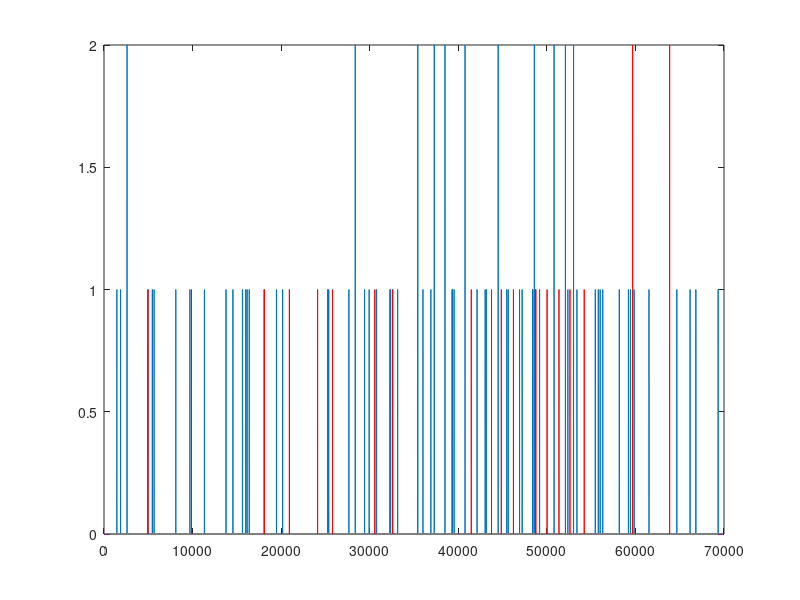

The MATLAB source for this figure:
% File to generate the influent file for inhibition and toxicity. Two files
% are created: intoxinS and intoxinX and they are representing the
% inhibatory/toxic substances as solubles and particultes, repectively. The
% files are attached with time stamps and can be used directly in the model
% for generating the influent data for BSM1_LT.
% C. Rosen, July 2008.

% Soluble carrier
% Toxicity: twice every six months 2/(672*26)=2/17472, duration: 3 hours
% 11/12=16016/17472
% Inhibition: once every two weeks 26/17472, duration: 3 hours 11/12=16016/17472

P=[17457/17472 13/17472 2/17472
    1456/17472 16016/17472 0
    1456/17472 0 16016/17472];
cs=1;
j=0;

rand('twister',5489)

for i=1:728*96
    y=find(rand >cumsum(P(cs,:)));
    cs=size(y,2)+1;
    x(i)=cs;
end
intoxinS=[[1/96:1/96:728]' x'-1];

% Particulate carrier (the difference is that it is ten times as likely to
% have a soluble inhibitory/toxic discharge compared to particulate.
% Toxicity: once every six months 1/(672*26)=1/17472, duration: 1 hour
% 3/4=13104/17472
% Inhibition: once every month 6/17472, duration: 1 hour 3/4=13104/17472
P=[17465/17472 6/17472 1/17472
    4368/17472 13104/17472 0
    4368/17472 0 13104/17472];
cs=1;
j=0;

for i=1:728*96
    y=find(rand>cumsum(P(cs,:)));
    cs=size(y,2)+1;
    x(i)=cs;
end
intoxinX=[[1/96:1/96:728]' x'-1];

% Plot and save
figure
plot(intoxinS(:,2)),hold,plot(intoxinX(:,2),'r')

savefile=input('Do you want to save these values? [y/n] ','s');
if savefile=='y'
    save intoxinS intoxinS
    save intoxinX intoxinX
end


